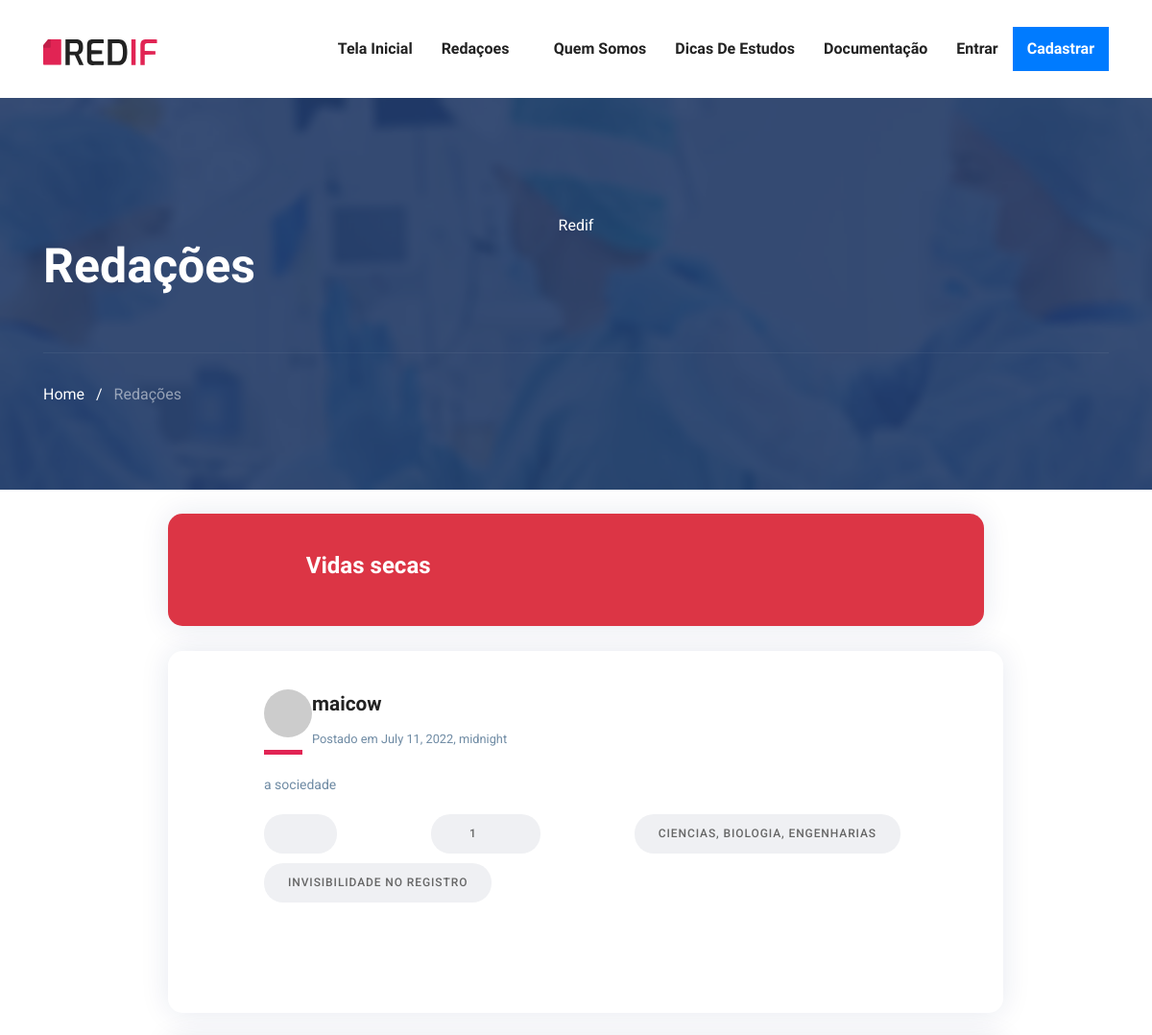
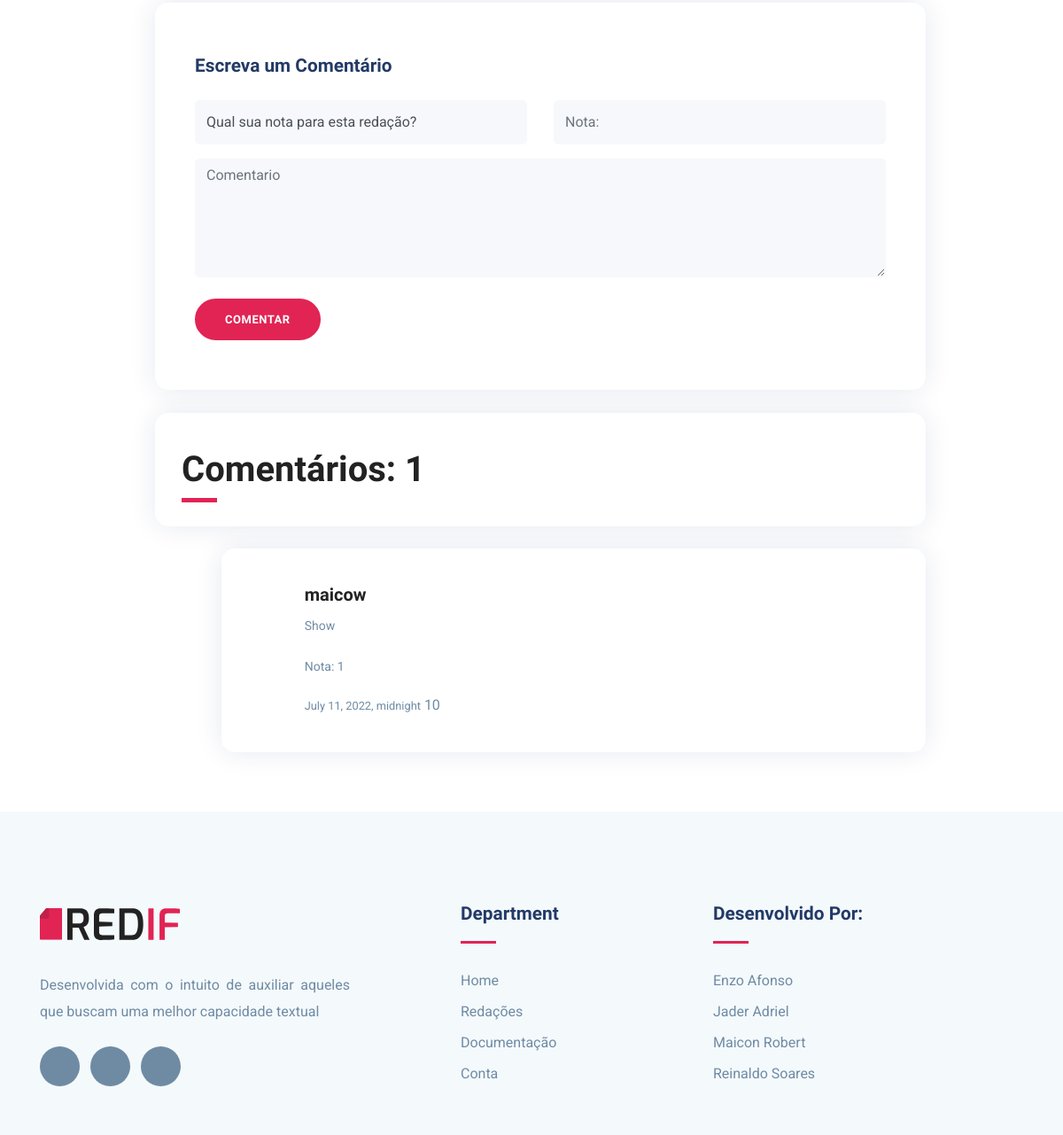
Screenshot of /redif/detalhar/1/ with the database file from the repository (2 pictures, top to bottom).
### RedifApp/models.py (models this page shows, shortened)
class Redacao(models.Model):
    AREA_CHOICES = (
        ("C",   "Ciencias"),
        ("B",   "Biologia"),
        ("S",   "Sociedade"),
        ("E",   "Engenharias"),
        ("L",   "Linguística"),
        ("P",   "Política"),
        ("H",   "História"),
    )
    titulo = models.CharField(
        max_length = 45,
        blank = False,
        null = False,
    )
    area = MultiSelectField(
        max_length=20,
        max_choices=4,
        choices= AREA_CHOICES,
        blank=False,
        null = False,
    )
    tema = models.CharField(
        blank=False,
        null = False,
        max_length=45
    )
    conteudo = models.TextField(
        blank = False,
        null = False,
        max_length= 15000
    )
    descricao = models.TextField(
        max_length=300,
        blank= True,
        null= True,
        default=None
    )
    data_criacao = models.DateTimeField(
        default=datetime.date.today
    )
    fk_autor = models.ForeignKey(
        Usuario,
        on_delete=models.CASCADE,
        related_name='Redacao'
    )
    avaliacoes = models.ManyToManyField(
        Usuario,
        related_name="redacoesAvaliadas",
        through="Avaliacao"
    )

class Avaliacao(models.Model):
    usuario = models.ForeignKey(
        Usuario,
        on_delete=models.CASCADE,
        related_name='Usuario_avaliacao'
    )
    redacao = models.ForeignKey(
        Redacao,
        on_delete=models.CASCADE,
        related_name='Usuario_avaliacao'
    )
    comentario = models.TextField(
        max_length=300,
        blank = False,
        null = False,
    )
    nota = models.SmallIntegerField(
        validators=[
            MaxValueValidator(10),
            MinValueValidator(0)
        ],
        blank = False,
        null = False,
    )
    data_criacao = models.DateTimeField(
        default=datetime.date.today
    )

### RedifApp/views.py (the view)
# urls.py: path('detalhar/<int:id>/',              views.detalharRedacao,  name = 'detalharRedacao'),
def detalharRedacao(request, id):
    redacao = Redacao.objects.get(pk=id)
    autor = redacao.fk_autor.username
    context = {
        "url"     : request.build_absolute_uri(),
        "Redacao" : redacao,
        "autor"   : autor,
        'Usuario' : usuario(request),
    }
    return render(request, "redacao/detalhar.html", context)

### RedifApp/views.py (called while the page is built)
def usuario(request):
    user = False
    if Usuario.is_authenticated:
        try:
            user = request.user.id
            user = Usuario.objects.get(pk=user)
        except: pass
    return user

### Templates/redacao/detalhar.html (shortened to what this page needs)
{% extends '-index.html' %}
{%load bootstrap%}
{%load static%}
{% block content %}
<section class="page-title bg-1">
    <div class="container">
      <div class="row">
        <div class="col-md-12">
          <div class="block text-center">
            <span class="text-white">Redif</span>
            <h1 class="text-capitalize mb-5 text-lg">redações</h1>
            <ul class="list-inline breadcumb-nav">
              <li class="list-inline-item"><a href="/redif/home" class="text-white">Home</a></li>
              <li class="list-inline-item"><span class="text-white">/</span></li>
              <li class="list-inline-item"><a href="#" class="text-white-50">Redações</a></li>
            </ul>
          </div>
        </div>
      </div>
  </div>
</section>
<br>
<div class="container-fluid col-9">
    <div class="feature-item row justify-content-center align-middle bg-danger" style="height: auto;">
        <div class="col-9">
            <h3 class="text-white justify-content-center">
                {{Redacao.titulo}}
            </h3>
        </div>
</div>
</div>
<br>
<div class="container-fluid col-9 ">
    <div class="col-12 feature-item">
        <div class="row justify-content-center ">
            <div class="col-10">
                <div class="">
                    <div class="d-flex">
                        <div class="flex-shrink-0">
                            <img class="rounded-circle" src="https://dummyimage.com/50x50/ced4da/6c757d.jpg"
                                alt="..." />
                        </div>
                        <div class="ms-3">
                            <h4 class="fw-bold">
                                <a href="/redif/perfil/{{Redacao.fk_autor.username}}/">{{Redacao.fk_autor.username}}</a>
                            </h4>
                            <small class="Data de postagem">Postado em {{Redacao.data_criacao}}</small>
                        </div>
                    </div>
                    <div class="divider mb-3"></div>
                    <article class="Conteudo-Redacao" style="text-align: justify;">
                        <p class="" id="Introdução">
                            {{Redacao.conteudo}}
                        </p>
                    </article>
                    <div class="sidebar-widget tags mb-1">
                        <a class="badge bg-ligth text-decoration-red link-red" href="#!" onclick="copiarTexto()" data-toggle="modal" data-target="#CompartilharRedacaoIcon">
                            <i class="icofont-share ml-3"></i></a>
                        <a class="badge bg-ligth text-decoration-red link-red" href="#comentario"> <div class="col">{{Redacao.Usuario_avaliacao.all.count}}<i
                            class="icofont-comment ml-3"></i></div></a>
                            <a class="badge bg-ligth text-decoration-red link-red" href="#!">{{Redacao.area}}</a>
                            <a class="badge bg-ligth text-decoration-red link-red" href="#!">{{Redacao.tema}}</a>
                    </div>
                </div>
                <br>
            </div>
        </div>
    </div>
    <br>
    <div class="col-lg-12 feature-item">
        <form class="comment-form my-3 container-fluid " id="comment-form"
            action="/redif/detalhar/comentar/{{Redacao.id}}/" method="post">
            <h4 class="mb-4">Escreva um Comentário</h4>
            <div class="row ">
                <div class="col-md-6">
                    <div class="form-group">
                        <input class="form-control" value="Qual sua nota para esta redação?" readonly>
                    </div>
                </div>
                <div class="col-md-6">
                    <div class="form-group">
                        <input class="form-control" type="number" name="nota" id="nota" placeholder="Nota:" required>
                    </div>
                </div>
            </div>
            <textarea class="form-control mb-4" name="comentario" id="comment" cols="30" rows="5"
                placeholder="Comentario" required></textarea>
            <input class="btn btn-main-2 btn-round-full" type="submit" name="submit-contact" id="submit_contact"
                value="Comentar">
        </form>
    </div>
    <br>
    <div class="container-fluid 10 feature-item " style="height: 8rem;">
        <div class="md-10">
            <h1 id="comentarios">
                Comentários: <span>{{Redacao.Usuario_avaliacao.all.count}}</span>
            </h1>
            <div class="divider mb-3"></div>
        </div>
    </div>
    <br>
    <div class=" row justify-content-end ">
        {%for x in Redacao.Usuario_avaliacao.all%}
        <br>
        <div class="col-11 gy-5 " style="height: auto;">
            <div class="feature-item container-fluid">
                <div class="row gx-1">
                    <div class="col-1"><a class="badge bg-ligth text-decoration-red link-red" href="#!"></a>
                    </div>
                    <div class="col">
                        <h5 class=""><a href="/redif/perfil/{{x.usuario.username}}/">{{x.usuario.username}}</a> </h5>
                        <p>{{x.comentario}}</p>
                        <p class="">Nota: {{Redacao.Usuario_avaliacao.all.count}}</p>
                        <small>{{x.data_criacao}}</small>
                        {{x.nota}}
                    </div>
                </div>
            </div>
        </div>
        <br>
        {%endfor%}
    </div>
    <br>
</div>
{% endblock %}

### static/css/style.css (style rules this page uses)
html { overflow-x: hidden; }
body { line-height: 1.6; font-family: "Roboto", sans-serif; -webkit-font-smoothing: antialiased; font-size: 16px; color: #6F8BA4; font-weight: 400; }
h1, .h1, h2, .h2, h3, .h3, h4, .h4, h5, .h5, h6, .h6 { font-family: "Exo", sans-serif; font-weight: 700; color: #222; }
h1, .h1 { font-size: 2.5rem; }
h3, .h3 { font-size: 1.5rem; }
h4, .h4 { font-size: 1.3rem; line-height: 30px; }
h5, .h5 { font-size: 1.25rem; }
p { line-height: 30px; }
.form-control { box-shadow: none; border-radius: 0; }
.btn { display: inline-block; font-size: 14px; font-size: 0.8125rem; font-weight: 700; letter-spacing: .5px; padding: .75rem 2rem; font-family: "Exo", sans-serif; text-transform: uppercase; border-radius: 5px; border: 2px solid transparent; transition: all .35s ease; }
.btn-main-2 { background: #e12454; color: #fff; border-color: #e12454; }
.btn-round-full { border-radius: 50px; }
.text-lg { font-size: 3.75rem; }
a { color: #222; text-decoration: none; transition: all .35s ease; }
.page-title { padding: 120px 0px 70px 0px; position: relative; }
.page-title .block h1 { color: #fff; }
.page-title .breadcumb-nav { margin-top: 60px; padding-top: 30px; border-top: 1px solid rgba(255, 255, 255, 0.06); }
.text-lg { font-size: 50px; }
.bg-1 { background: url("../images/bg/22.jpg") no-repeat 50% 50%; background-size: cover; position: relative; }
.divider { width: 40px; height: 5px; background: #e12454; }
.feature-item { flex-basis: 33.33%; margin: 0px 10px; padding: 40px 30px; background-color: #fff; border-radius: 15px 15px 15px 15px; box-shadow: 0px 0px 30px 0px rgba(0, 42, 106, 0.1); }
.feature-item h4 { color: #223a66; }
.feature-item p { font-size: 14px; }
.comment-form .form-control { background: #f7f8fb; border-radius: 5px; border-color: #f7f8fb; height: 50px; }
.comment-form textarea.form-control { height: auto; }
.sidebar-widget { margin-bottom: 30px; padding-bottom: 35px; }
.sidebar-widget.tags a { font-size: 12px; text-transform: uppercase; letter-spacing: .075em; line-height: 41px; height: 41px; font-weight: 500; border-radius: 20px; color: #666; display: inline-block; background-color: #eff0f3; margin: 0 7px 10px 0; padding: 0 25px; transition: all .2s ease; }

### Templates/-index.html (style rules this page uses)
* { text-align: justify; }

### rows the page displays
Redacao: titulo "Vidas secas", fk_autor.username "maicow", data_criacao "July 11, 2022, midnight", conteudo "a sociedade", Usuario_avaliacao.all.count "1", area "CIENCIAS, BIOLOGIA, ENGENHARIAS", tema "INVISIBILIDADE NO REGISTRO"
Avaliacao: usuario.username "maicow", comentario "Show", data_criacao "July 11, 2022, midnight", nota "10"
